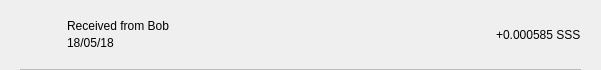
<?xml version="1.0" encoding="UTF-8"?>
<ui version="4.0">
 <class>TxRow</class>
 <widget class="QWidget" name="TxRow">
  <property name="geometry">
   <rect>
    <x>0</x>
    <y>0</y>
    <width>601</width>
    <height>70</height>
   </rect>
  </property>
  <property name="minimumSize">
   <size>
    <width>0</width>
    <height>40</height>
   </size>
  </property>
  <property name="windowTitle">
   <string>Form</string>
  </property>
  <layout class="QVBoxLayout" name="verticalLayout_3">
   <property name="spacing">
    <number>0</number>
   </property>
   <property name="leftMargin">
    <number>0</number>
   </property>
   <property name="topMargin">
    <number>0</number>
   </property>
   <property name="rightMargin">
    <number>0</number>
   </property>
   <property name="bottomMargin">
    <number>0</number>
   </property>
   <item>
    <widget class="QWidget" name="rowContainer" native="true">
     <layout class="QVBoxLayout" name="verticalLayout_2">
      <property name="spacing">
       <number>9</number>
      </property>
      <property name="leftMargin">
       <number>20</number>
      </property>
      <property name="topMargin">
       <number>9</number>
      </property>
      <property name="rightMargin">
       <number>20</number>
      </property>
      <property name="bottomMargin">
       <number>0</number>
      </property>
      <item>
       <widget class="QFrame" name="frame">
        <property name="styleSheet">
         <string notr="true">border:none;</string>
        </property>
        <property name="frameShape">
         <enum>QFrame::StyledPanel</enum>
        </property>
        <property name="frameShadow">
         <enum>QFrame::Raised</enum>
        </property>
        <layout class="QHBoxLayout" name="horizontalLayout" stretch="0,2,0">
         <property name="leftMargin">
          <number>0</number>
         </property>
         <property name="topMargin">
          <number>0</number>
         </property>
         <property name="rightMargin">
          <number>0</number>
         </property>
         <property name="bottomMargin">
          <number>0</number>
         </property>
         <item>
          <widget class="QPushButton" name="icon">
           <property name="focusPolicy">
            <enum>Qt::NoFocus</enum>
           </property>
           <property name="styleSheet">
            <string notr="true">border:none;</string>
           </property>
           <property name="text">
            <string/>
           </property>
           <property name="iconSize">
            <size>
             <width>28</width>
             <height>28</height>
            </size>
           </property>
          </widget>
         </item>
         <item>
          <layout class="QVBoxLayout" name="verticalLayout">
           <property name="spacing">
            <number>3</number>
           </property>
           <property name="leftMargin">
            <number>9</number>
           </property>
           <item>
            <widget class="QLabel" name="lblAddress">
             <property name="styleSheet">
              <string notr="true"/>
             </property>
             <property name="text">
              <string>Received from Bob</string>
             </property>
             <property name="alignment">
              <set>Qt::AlignBottom|Qt::AlignLeading|Qt::AlignLeft</set>
             </property>
            </widget>
           </item>
           <item>
            <widget class="QLabel" name="lblDate">
             <property name="styleSheet">
              <string notr="true"/>
             </property>
             <property name="text">
              <string>18/05/18</string>
             </property>
             <property name="alignment">
              <set>Qt::AlignLeading|Qt::AlignLeft|Qt::AlignTop</set>
             </property>
            </widget>
           </item>
          </layout>
         </item>
         <item>
          <widget class="QLabel" name="lblAmount">
           <property name="styleSheet">
            <string notr="true"/>
           </property>
           <property name="text">
            <string>+0.000585 SSS</string>
           </property>
          </widget>
         </item>
        </layout>
       </widget>
      </item>
      <item>
       <widget class="QLabel" name="lblDivisory">
        <property name="minimumSize">
         <size>
          <width>0</width>
          <height>1</height>
         </size>
        </property>
        <property name="maximumSize">
         <size>
          <width>16777215</width>
          <height>1</height>
         </size>
        </property>
        <property name="styleSheet">
         <string notr="true">background-color:#bababa;</string>
        </property>
        <property name="text">
         <string/>
        </property>
        <property name="alignment">
         <set>Qt::AlignBottom|Qt::AlignLeading|Qt::AlignLeft</set>
        </property>
       </widget>
      </item>
     </layout>
    </widget>
   </item>
  </layout>
 </widget>
 <resources/>
 <connections/>
</ui>
